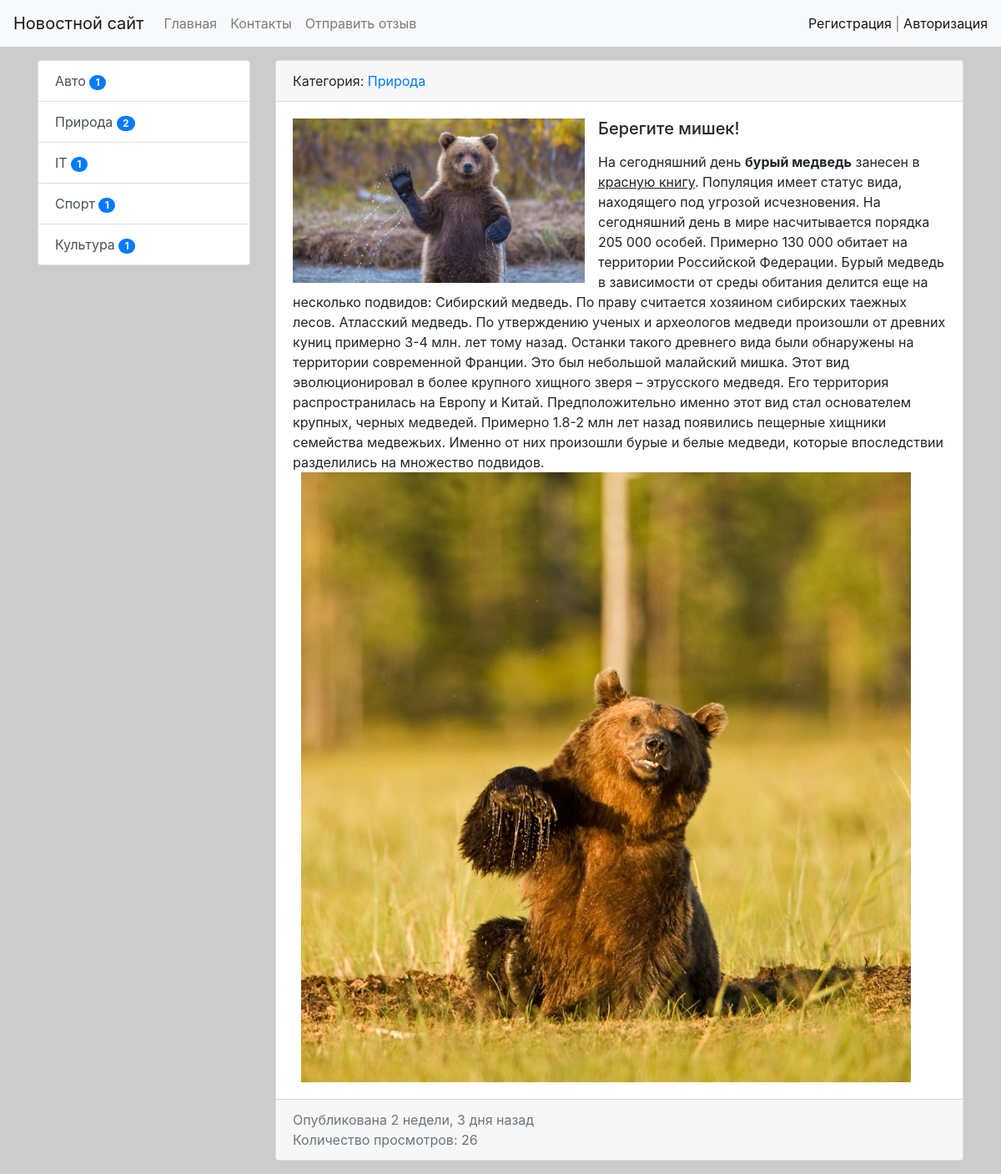
The app's page /news/13/ with its own data.
### news/models.py (models this page shows, shortened)
class Category(models.Model):
    title = models.CharField(max_length=150, db_index=True, verbose_name="Наименование категории")
    def get_absolute_url(self):
        return reverse(viewname='category', kwargs={'category_id': self.pk})
    def __str__(self):
        return self.title
    class Meta:
        verbose_name = "Категория"
        verbose_name_plural = "Категории"
        ordering = ["title"]

class News(models.Model):
    title = models.CharField(max_length=150, verbose_name="Заголовок")
    content = models.TextField(blank=True, verbose_name="Содержание")
    created_at = models.DateTimeField(auto_now_add=True, verbose_name="Добавлено")
    updated_at = models.DateTimeField(auto_now=True, verbose_name="Обновлено")
    photo = models.ImageField(upload_to='photos/%Y/%m/%d', verbose_name="Фото", blank=True)
    is_published = models.BooleanField(default=True, verbose_name="Опубликовано?")
    category = models.ForeignKey("Category", on_delete=models.PROTECT, verbose_name="Категория")
    views = models.IntegerField(default=0, verbose_name="Количество просмотров")
    def show_count_view(self):
        news = News.objects.get(pk=self.pk)
        return news.views
    def add_count_view(self):
        self.views = F('views') + 1
        self.save()
        return ''
    class Meta:
        verbose_name = "Новость"
        verbose_name_plural = "Новости"
        ordering = ["-created_at"]

### news/views.py (the view)
# urls.py: path('news/<int:pk>/', ViewNews.as_view(), name="view_news"),
class ViewNews(DetailView):
    model = News
    context_object_name = 'news_item'

### news/templatetags/news_tags.py (called while the page is built)
@register.simple_tag(name="get_list_categories")
def get_categories():
    return Category.objects.all()

@register.inclusion_tag('news/list_categories.html')
def show_categories(arg1="Список категорий:"):
    categories = Category.objects.filter(news__is_published__exact=True).\
        annotate(cnt=Count('news', filter=F('news__is_published'))).filter(cnt__gt=0)
    return {'categories': categories, 'arg1': arg1}

### news/templates/news/news_detail.html (shortened to what this page needs)
{% extends 'base.html' %}
{% block sidebar %}
{% include 'inc/_sidebar.html' %}
{% endblock %}
{% block content %}
<div class="card mb-3">
    <div class="card-header">
        Категория: <a href="{{ news_item.category.get_absolute_url }}">{{ news_item.category }}</a>
    </div>
    <div class="card-body">
        {% if news_item.photo %}
        <img src="{{ news_item.photo.url }}" alt="" width="350" class="float-left mr-3">
        {% endif %}
        <h5 class="card-title">{{ news_item.title }}</h5>
        <p class="card-text">{{ news_item.content|safe|linebreaks }}</p>
    </div>
    <div class="card-footer text-muted">
        Опубликована {{ news_item.created_at|timesince }} назад
        <br>
        Количество просмотров: {{ news_item.show_count_view }}
    </div>
</div>
{% endblock %}

### news/templates/news/list_categories.html
<div class="list-group">
    {% for item in categories %}
    <a href="{{ item.get_absolute_url }}" class="list-group-item list-group-item-action">{{ item.title }}
        <span class="badge badge-primary badge-pill">{{ item.cnt }}</span>
    </a>
    {% endfor %}
</div>

### mysite/static/css/style.css (style rules this page uses)
body { background-color: #ccc; }

### records on screen
Category: title "Авто", cnt "1"
Category: title "Природа", cnt "2"
Category: title "IT", cnt "1"
Category: title "Спорт", cnt "1"
Category: title "Культура", cnt "1"
News: category "Природа", photo (picture), title "Берегите мишек!", content "На сегодняшний день бурый медведь занесен в красную книгу . Популяция имеет статус вида, находящего под угрозой исчезновения. На сегодняшний день в мире насчитывается порядка 205 000 особей. Примерно 130 000 обитает на территории Российской Федерации. Бурый медведь в зависимости от среды обитания делится еще на несколько подвидов: Сибирский медведь. По праву считается хозяином сибирских таежных лесов. Атласский медведь. По утверждению ученых и археологов медведи произошли от древних куниц примерно 3-4 млн. лет тому назад. Останки такого древнего вида были обнаружены на территории современной Франции. Это был небольшой малайский мишка. Этот вид эволюционировал в более крупного хищного зверя…", content (picture), created_at "2 недели, 3 дня", show_count_view "26"
